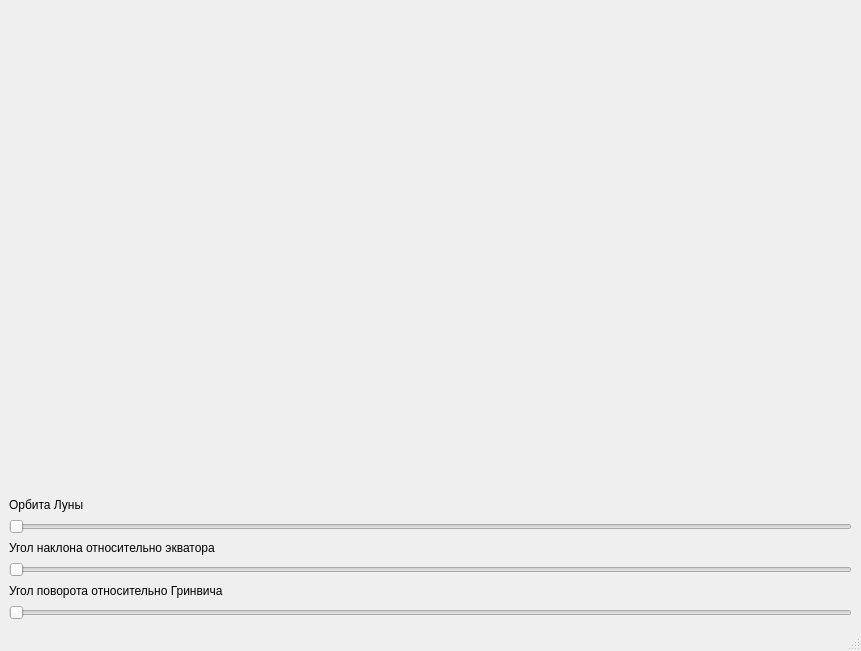
<?xml version="1.0" encoding="UTF-8"?>
<ui version="4.0">
 <class>MainWindow</class>
 <widget class="QMainWindow" name="MainWindow">
  <property name="geometry">
   <rect>
    <x>0</x>
    <y>0</y>
    <width>861</width>
    <height>651</height>
   </rect>
  </property>
  <property name="windowTitle">
   <string>Earth and Moon</string>
  </property>
  <property name="windowIcon">
   <iconset>
    <normaloff>planet-earth.ico</normaloff>planet-earth.ico</iconset>
  </property>
  <widget class="QWidget" name="centralwidget">
   <layout class="QHBoxLayout" name="horizontalLayout">
    <item>
     <layout class="QVBoxLayout" name="verticalLayout_5">
      <item>
       <widget class="OpenGLWidget" name="moonAndEarthWidget" native="true">
        <property name="minimumSize">
         <size>
          <width>841</width>
          <height>451</height>
         </size>
        </property>
       </widget>
      </item>
      <item>
       <layout class="QVBoxLayout" name="verticalLayout_4">
        <item>
         <layout class="QVBoxLayout" name="verticalLayout_3">
          <item>
           <widget class="QLabel" name="moonOrbiteLabel">
            <property name="maximumSize">
             <size>
              <width>16777215</width>
              <height>16</height>
             </size>
            </property>
            <property name="text">
             <string>Орбита Луны</string>
            </property>
           </widget>
          </item>
          <item>
           <widget class="QSlider" name="moonOrbiteSlider">
            <property name="maximumSize">
             <size>
              <width>16777215</width>
              <height>15</height>
             </size>
            </property>
            <property name="orientation">
             <enum>Qt::Horizontal</enum>
            </property>
           </widget>
          </item>
         </layout>
        </item>
        <item>
         <layout class="QVBoxLayout" name="verticalLayout_2">
          <item>
           <widget class="QLabel" name="equatorAngleLabel">
            <property name="maximumSize">
             <size>
              <width>16777215</width>
              <height>16</height>
             </size>
            </property>
            <property name="text">
             <string>Угол наклона относительно экватора</string>
            </property>
           </widget>
          </item>
          <item>
           <widget class="QSlider" name="equatorSlider">
            <property name="maximumSize">
             <size>
              <width>16777215</width>
              <height>15</height>
             </size>
            </property>
            <property name="orientation">
             <enum>Qt::Horizontal</enum>
            </property>
           </widget>
          </item>
         </layout>
        </item>
        <item>
         <layout class="QVBoxLayout" name="verticalLayout">
          <item>
           <widget class="QLabel" name="greenwichMeridianLabel">
            <property name="maximumSize">
             <size>
              <width>16777215</width>
              <height>16</height>
             </size>
            </property>
            <property name="text">
             <string>Угол поворота относительно Гринвича</string>
            </property>
           </widget>
          </item>
          <item>
           <widget class="QSlider" name="greenwichSlider">
            <property name="maximumSize">
             <size>
              <width>16777215</width>
              <height>15</height>
             </size>
            </property>
            <property name="orientation">
             <enum>Qt::Horizontal</enum>
            </property>
            <property name="tickPosition">
             <enum>QSlider::NoTicks</enum>
            </property>
           </widget>
          </item>
         </layout>
        </item>
       </layout>
      </item>
     </layout>
    </item>
   </layout>
  </widget>
  <widget class="QMenuBar" name="menubar">
   <property name="geometry">
    <rect>
     <x>0</x>
     <y>0</y>
     <width>861</width>
     <height>21</height>
    </rect>
   </property>
  </widget>
  <widget class="QStatusBar" name="statusbar"/>
 </widget>
 <customwidgets>
  <customwidget>
   <class>OpenGLWidget</class>
   <extends>QWidget</extends>
   <header location="global">openglwidget.h</header>
   <container>1</container>
  </customwidget>
 </customwidgets>
 <resources/>
 <connections>
  <connection>
   <sender>moonOrbiteSlider</sender>
   <signal>valueChanged(int)</signal>
   <receiver>MainWindow</receiver>
   <slot>moonOrbiteSliderMoved(int)</slot>
   <hints>
    <hint type="sourcelabel">
     <x>61</x>
     <y>525</y>
    </hint>
    <hint type="destinationlabel">
     <x>399</x>
     <y>487</y>
    </hint>
   </hints>
  </connection>
  <connection>
   <sender>equatorSlider</sender>
   <signal>valueChanged(int)</signal>
   <receiver>MainWindow</receiver>
   <slot>equatorSliderMoved(int)</slot>
   <hints>
    <hint type="sourcelabel">
     <x>245</x>
     <y>568</y>
    </hint>
    <hint type="destinationlabel">
     <x>314</x>
     <y>558</y>
    </hint>
   </hints>
  </connection>
  <connection>
   <sender>greenwichSlider</sender>
   <signal>valueChanged(int)</signal>
   <receiver>MainWindow</receiver>
   <slot>greenwichSliderMoved(int)</slot>
   <hints>
    <hint type="sourcelabel">
     <x>422</x>
     <y>611</y>
    </hint>
    <hint type="destinationlabel">
     <x>719</x>
     <y>602</y>
    </hint>
   </hints>
  </connection>
 </connections>
 <slots>
  <slot>moonOrbiteSliderMoved(int)</slot>
  <slot>equatorSliderMoved(int)</slot>
  <slot>greenwichSliderMoved(int)</slot>
 </slots>
</ui>
